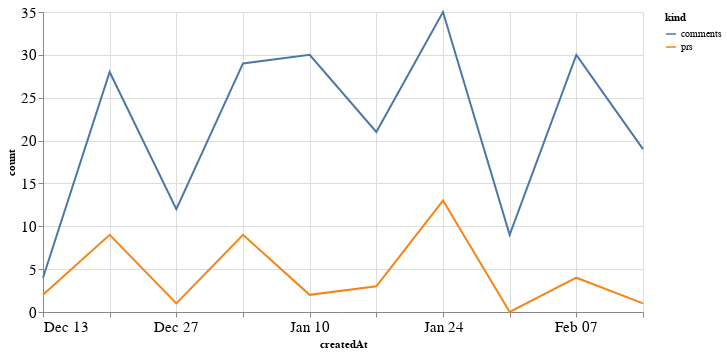

Notebook code for this chart:
### Code cell
alt.Chart(total_time, width=600).mark_line().encode(
    x='createdAt',
    y='count',
    color='kind'
)

### Figure 1 — Vega-Lite specification as saved in the notebook (floating-point values rounded to 4 significant figures)
{"config": {"axisLeft": {"labelFontSize": 15}, "axisBottom": {"labelFontSize": 15}}, "data": {"name": "data-5240afda29b25a1494ca288932d838e1"}, "mark": "line", "encoding": {"color": {"type": "nominal", "field": "kind"}, "x": {"type": "temporal", "field": "createdAt"}, "y": {"type": "quantitative", "field": "count"}}, "width": 600, "$schema": "https://vega.github.io/schema/vega-lite/v4.8.1.json", "datasets": {"data-5240afda29b25a1494ca288932d838e1": [{"createdAt": "2020-12-13T00:00:00", "kind": "prs", "count": 2}, {"createdAt": "2020-12-20T00:00:00", "kind": "prs", "count": 9}, {"createdAt": "2020-12-27T00:00:00", "kind": "prs", "count": 1}, {"createdAt": "2021-01-03T00:00:00", "kind": "prs", "count": 9}, {"createdAt": "2021-01-10T00:00:00", "kind": "prs", "count": 2}, {"createdAt": "2021-01-17T00:00:00", "kind": "prs", "count": 3}, {"createdAt": "2021-01-24T00:00:00", "kind": "prs", "count": 13}, {"createdAt": "2021-01-31T00:00:00", "kind": "prs", "count": 0}, {"createdAt": "2021-02-07T00:00:00", "kind": "prs", "count": 4}, {"createdAt": "2021-02-14T00:00:00", "kind": "prs", "count": 1}, {"createdAt": "2020-12-13T00:00:00", "kind": "comments", "count": 4}, {"createdAt": "2020-12-20T00:00:00", "kind": "comments", "count": 28}, {"createdAt": "2020-12-27T00:00:00", "kind": "comments", "count": 12}, {"createdAt": "2021-01-03T00:00:00", "kind": "comments", "count": 29}, {"createdAt": "2021-01-10T00:00:00", "kind": "comments", "count": 30}, {"createdAt": "2021-01-17T00:00:00", "kind": "comments", "count": 21}, {"createdAt": "2021-01-24T00:00:00", "kind": "comments", "count": 35}, {"createdAt": "2021-01-31T00:00:00", "kind": "comments", "count": 9}, {"createdAt": "2021-02-07T00:00:00", "kind": "comments", "count": 30}, {"createdAt": "2021-02-14T00:00:00", "kind": "comments", "count": 19}]}}
